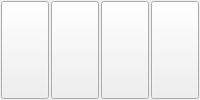
      <widget class="QWidget" name="page_55">
       <layout class="QGridLayout" name="gridLayout_58">
        <property name="margin">
         <number>1</number>
        </property>
        <property name="spacing">
         <number>2</number>
        </property>
        <item row="0" column="0">
         <layout class="QHBoxLayout" name="horizontalLayout_77">
          <item>
           <widget class="QPushButton" name="ui_7_Pane1BTN">
            <property name="sizePolicy">
             <sizepolicy hsizetype="Expanding" vsizetype="Expanding">
              <horstretch>0</horstretch>
              <verstretch>0</verstretch>
             </sizepolicy>
            </property>
            <property name="text">
             <string/>
            </property>
            <property name="view" stdset="0">
             <string>pane1</string>
            </property>
           </widget>
          </item>
          <item>
           <widget class="QPushButton" name="ui_7_Pane2BTN">
            <property name="sizePolicy">
             <sizepolicy hsizetype="Expanding" vsizetype="Expanding">
              <horstretch>0</horstretch>
              <verstretch>0</verstretch>
             </sizepolicy>
            </property>
            <property name="text">
             <string/>
            </property>
            <property name="view" stdset="0">
             <string>pane2</string>
            </property>
           </widget>
          </item>
          <item>
           <widget class="QPushButton" name="ui_7_Pane3BTN">
            <property name="sizePolicy">
             <sizepolicy hsizetype="Expanding" vsizetype="Expanding">
              <horstretch>0</horstretch>
              <verstretch>0</verstretch>
             </sizepolicy>
            </property>
            <property name="text">
             <string/>
            </property>
            <property name="view" stdset="0">
             <string>pane3</string>
            </property>
           </widget>
          </item>
          <item>
           <widget class="QPushButton" name="ui_7_Pane4BTN">
            <property name="sizePolicy">
             <sizepolicy hsizetype="Expanding" vsizetype="Expanding">
              <horstretch>0</horstretch>
              <verstretch>0</verstretch>
             </sizepolicy>
            </property>
            <property name="text">
             <string/>
            </property>
            <property name="view" stdset="0">
             <string>pane4</string>
            </property>
           </widget>
          </item>
         </layout>
        </item>
       </layout>
      </widget>
